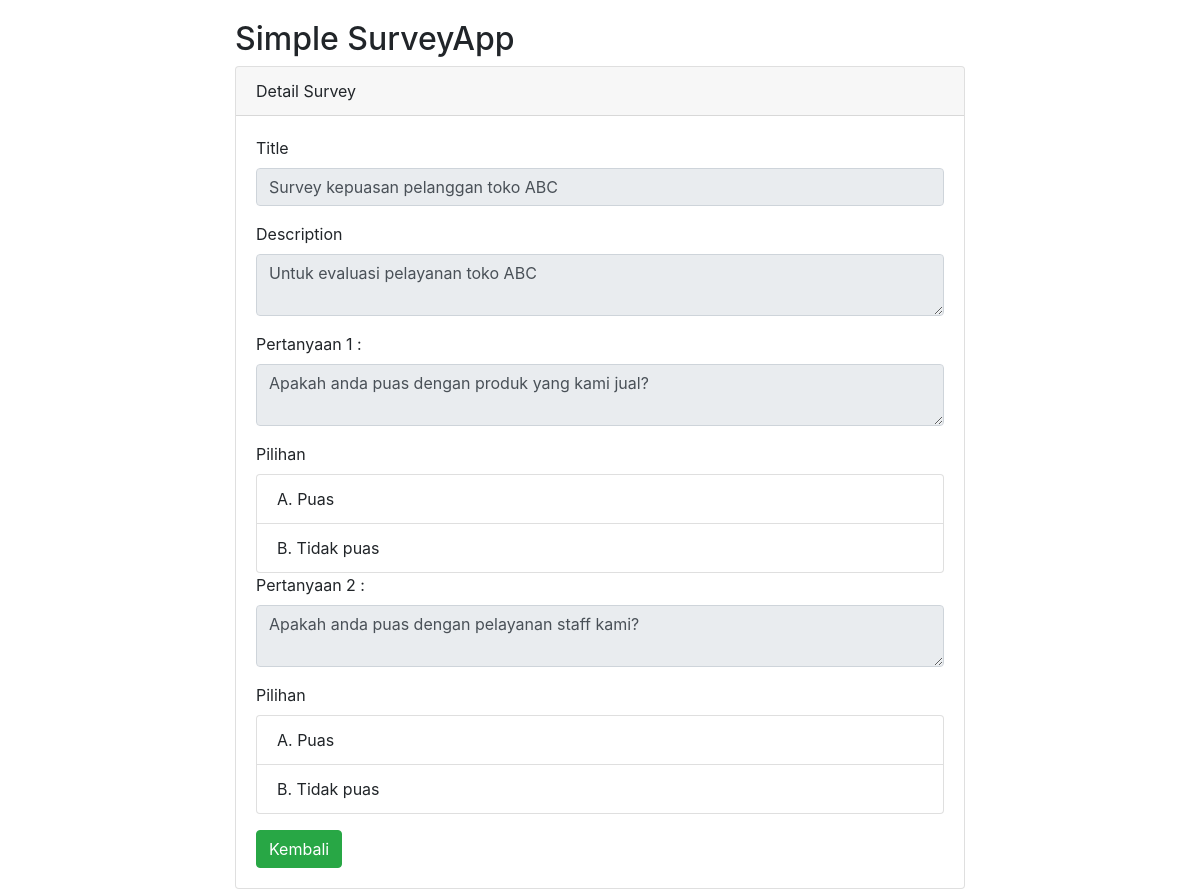
Screenshot of /survey/detail.php?id=30 with the database file from the repository.
### tables this page shows
CREATE TABLE `survey` (
  `id` int(11) NOT NULL,
  `title` varchar(255) NOT NULL,
  `description` text NOT NULL,
  `created_at` datetime NOT NULL DEFAULT CURRENT_TIMESTAMP,
  `updated_at` datetime NOT NULL DEFAULT CURRENT_TIMESTAMP
);

CREATE TABLE `questions` (
  `id` int(11) NOT NULL,
  `survey_id` int(11) NOT NULL,
  `question` text NOT NULL,
  `created_at` datetime DEFAULT CURRENT_TIMESTAMP,
  `updated_at` datetime DEFAULT CURRENT_TIMESTAMP ON UPDATE CURRENT_TIMESTAMP
);

CREATE TABLE `options` (
  `id` int(11) NOT NULL,
  `question_id` int(11) NOT NULL,
  `option_text` varchar(255) NOT NULL,
  `created_at` datetime DEFAULT CURRENT_TIMESTAMP,
  `updated_at` datetime DEFAULT CURRENT_TIMESTAMP ON UPDATE CURRENT_TIMESTAMP
);

### survey/detail.php (the view, shortened to what this page needs)
<?php
$id = $_GET['id'];
$querySurvey = "SELECT * FROM survey WHERE id = $id LIMIT 1";
$resultSurvey = mysqli_query($connection, $querySurvey);
$survey = mysqli_fetch_array($resultSurvey);
$queryQuestions = "SELECT * FROM questions WHERE survey_id = $id";
$resultQuestions = mysqli_query($connection, $queryQuestions);
?>
<!doctype html>
<html lang="en">
<head>
    <link rel="stylesheet" href="https://stackpath.bootstrapcdn.com/bootstrap/4.4.1/css/bootstrap.min.css">
</head>
<body>
    <div class="container" style="margin-top: 20px">
        <div class="row">
            <div class="col-md-8 offset-md-2">
                <h2>Simple SurveyApp</h2>
                <div class="card">
                    <div class="card-header">
                        Detail Survey
                    </div>
                    <div class="card-body">
                        <div class="form-group">
                            <label>Title</label>
                            <input type="text" name="title" value="<?= htmlspecialchars($survey['title']) ?>" readonly class="form-control">
                        </div>
                        <div class="form-group">
                            <label>Description</label>
                            <textarea class="form-control" name="description" readonly rows="2"><?= htmlspecialchars($survey['description']) ?></textarea>
                        </div>
                        <?php $index = 1 ?>
                        <?php while ($question = mysqli_fetch_array($resultQuestions)) : ?>
                            <div class="form-group">
                                <label>Pertanyaan <?= $index++ ?> :</label>
                                <textarea class="form-control" readonly rows="2"><?= htmlspecialchars($question['question']) ?></textarea>
                            </div>
                            <?php
                            $questionId = $question['id'];
                            $queryOptions = "SELECT * FROM options WHERE question_id = $questionId";
                            $resultOptions = mysqli_query($connection, $queryOptions);
                            ?>
                            <label>Pilihan</label>
                            <ul class="list-group">
                                <?php while ($option = mysqli_fetch_array($resultOptions)) : ?>
                                    <li class="list-group-item"><?= htmlspecialchars($option['option_text']) ?></li>
                                <?php endwhile; ?>
                            </ul>
                        <?php endwhile; ?>
                        <a href="/app-survey/index.php" class="btn btn-success mt-3">Kembali</a>
                    </div>
                </div>
            </div>
        </div>
    </div>
</body>
</html>

### rows the page displays
survey: title "Survey kepuasan pelanggan toko ABC", description "Untuk evaluasi pelayanan toko ABC"
questions: question "Apakah anda puas dengan produk yang kami jual?"
options: option_text "A. Puas"
options: option_text "B. Tidak puas"
questions: question "Apakah anda puas dengan pelayanan staff kami?"
options: option_text "A. Puas"
options: option_text "B. Tidak puas"
